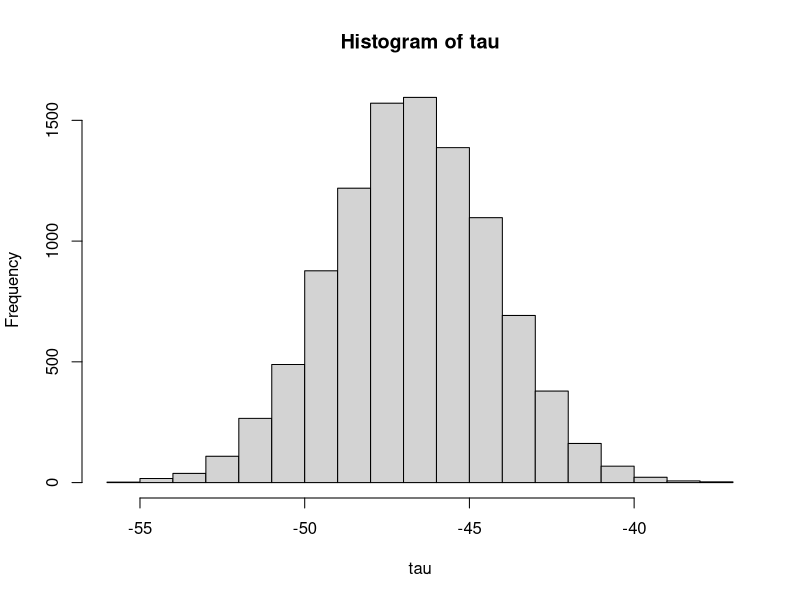
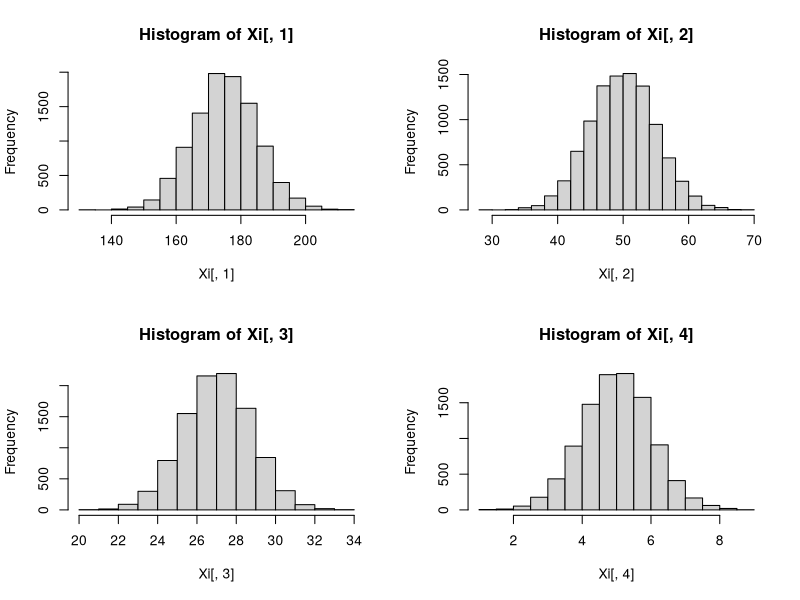

Generate these figures, in order, with R:
## ---- chunk 1
knitr::opts_chunk$set(echo = TRUE)
require(dplyr)
## ---- chunk 2
set.seed(1234)
n <- 10000
p <- 7
treat <- sample(0:1, n, replace = T)
# create the covariates such that they are normalized
Xi <- matrix(NA,n,p-3)
Xi[,1] <- rnorm(n,175,10)
Xi[,2] <- rnorm(n,50,5)
Xi[,3] <- Xi[,1]/7 + 2 + rnorm(n)
Xi[,4] <- (rnorm(n,5,1))

X_mat <- cbind(rep(1, n),Xi,rbinom(10000,1,0.52),rbinom(10000,1,0.7),rbinom(10000,1,0.2))

# Parameters 
# beta - vector of slopes for the 5 covariates to generate Y
beta <- rnorm(p+1, 0,1)
# vector of slopes for the 5 covariates to generate tau
gamma <- rnorm(p+1, 0, 0.5)

tau <- X_mat%*%gamma 
Y1 <- X_mat%*%beta + tau + rnorm(n, 0, 1)
Y0 <- X_mat%*%beta + rnorm(n,0,1)

mean(Y1) - mean(Y0)

colnames(X_mat) = c('beta0','Weight', 'Age', 'BMI', 'Size_Tumor', 'Gender', 'HBP', 'Relapse')
## ---- chunk 3
hist(tau)
## ---- chunk 4
par(mfrow = c(2,2))
hist(Xi[,1])
hist(Xi[,2])
hist(Xi[,3])
hist(Xi[,4])
## ---- chunk 5
researchData <- data.frame(X_mat,treat,Y = ifelse(treat == 1,Y1,Y0)) %>% select(-beta0)
godData <- data.frame(X_mat,treat,Y1,Y0) %>% select(-beta0)
